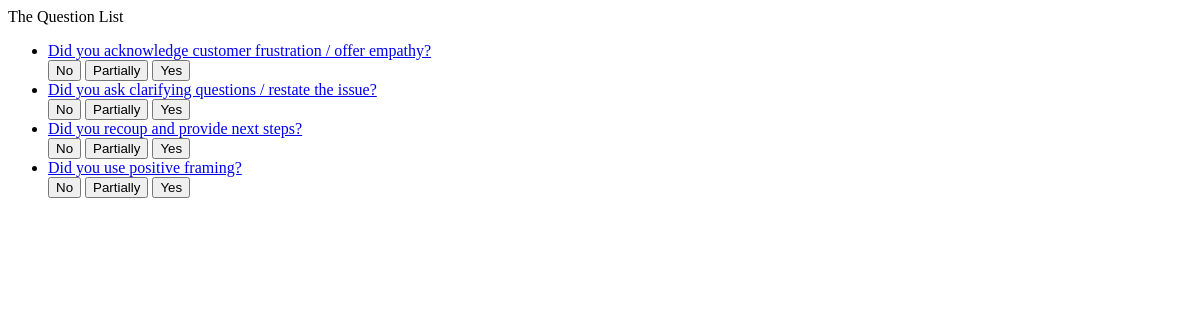
/callApp/, run on an earlier commit of the app's database.
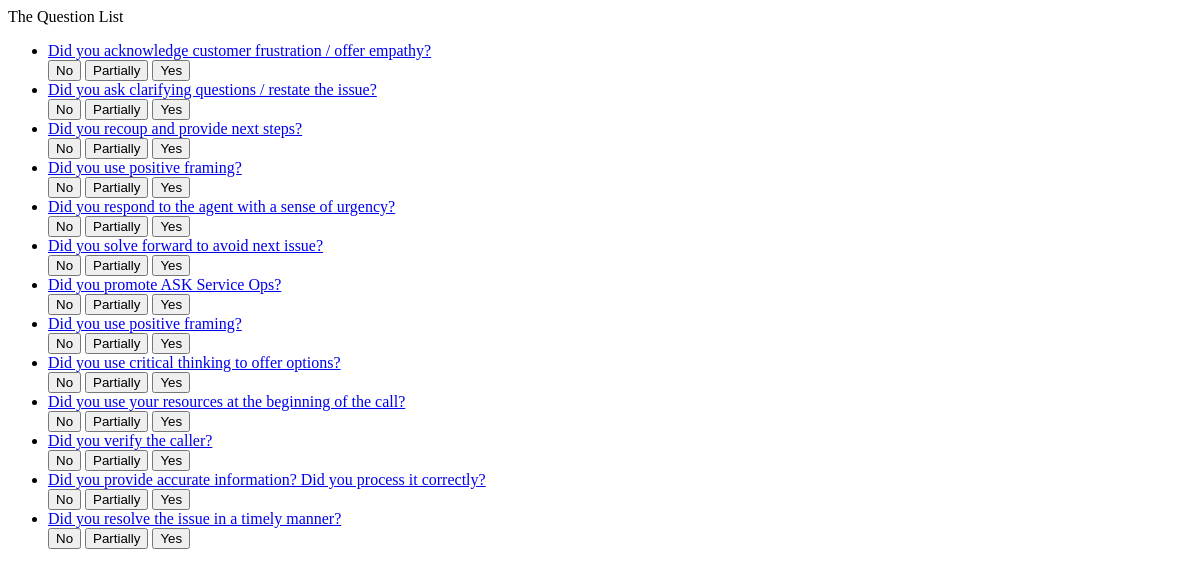
And on a later commit of the database.
### callApp/models.py (models this page shows, shortened)
class Question(models.Model):
    question_text = models.CharField(max_length=200)

### callApp/views.py (the view)
# urls.py: path('', views.index, name='index'),
def index(request):
    question_list = Question.objects.all()
    context = {'question_list': question_list,}
    return render(request, 'Call-survey.html',context)

### callApp/templates/Call-survey.html (shortened to what this page needs)
{% if question_list %}
    <ul>
    {% for question in question_list %}
    <div>
        <li><a href="/callApp/{{ question.id }}/">{{ question.question_text }}</a></li>
            <button type="button">No</button>
            <button type="button">Partially</button>
            <button type="button">Yes</button>
    </div>
    {% endfor %}
    </ul>
{% else %}
    <p>Error</p>
{% endif %}

What changed in the data, as far as the page shows it:
added Question: question_text "Did you respond to the agent with a sense of urgency?"
added Question: question_text "Did you solve forward to avoid next issue?"
added Question: question_text "Did you promote ASK Service Ops?"
added Question: question_text "Did you use positive framing?"
added Question: question_text "Did you use critical thinking to offer options?"
added Question: question_text "Did you use your resources at the beginning of the call?"
added Question: question_text "Did you verify the caller?"
added Question: question_text "Did you provide accurate information? Did you process it correctly?"
added Question: question_text "Did you resolve the issue in a timely manner?"
